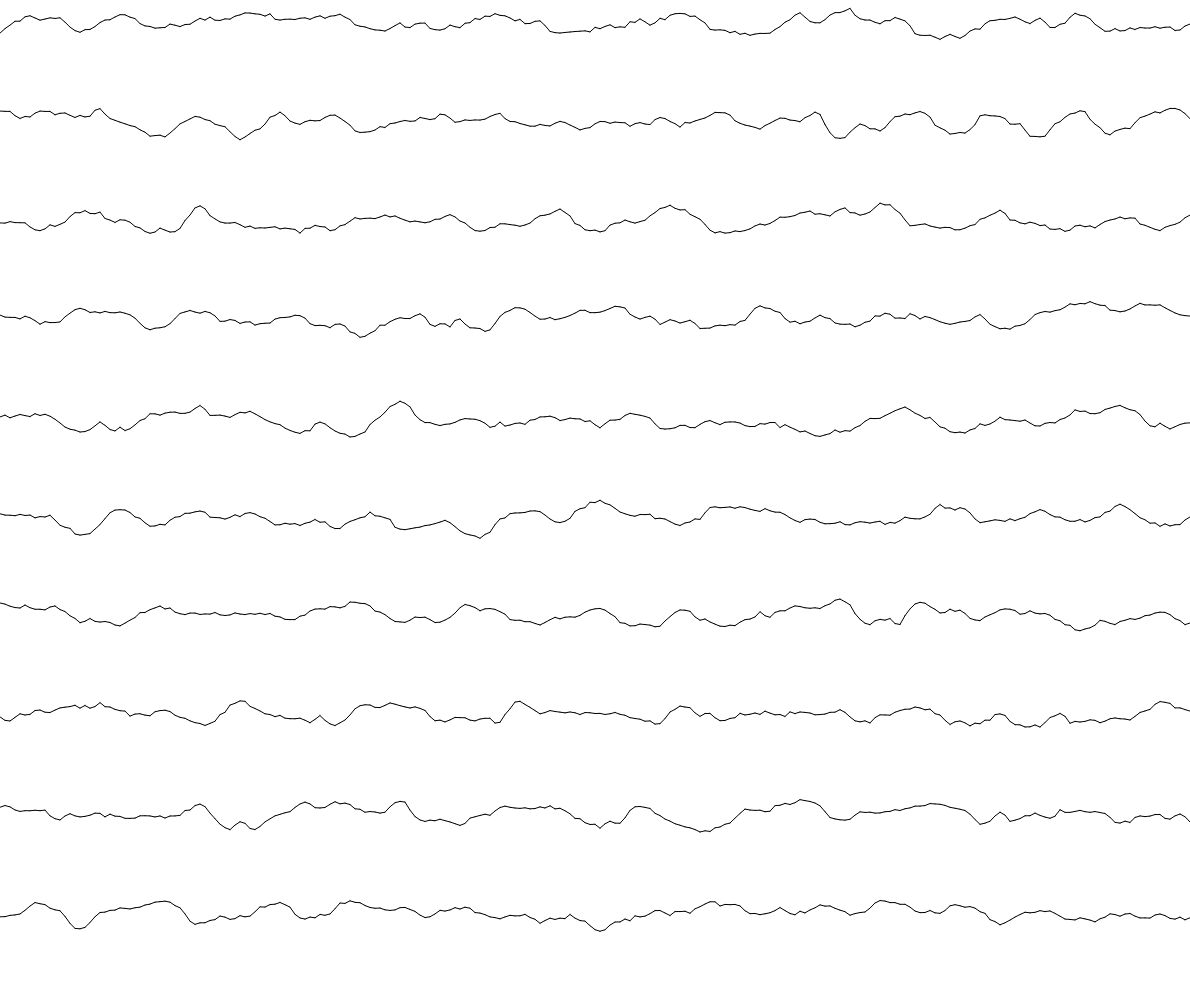
Frame 1 (no input)
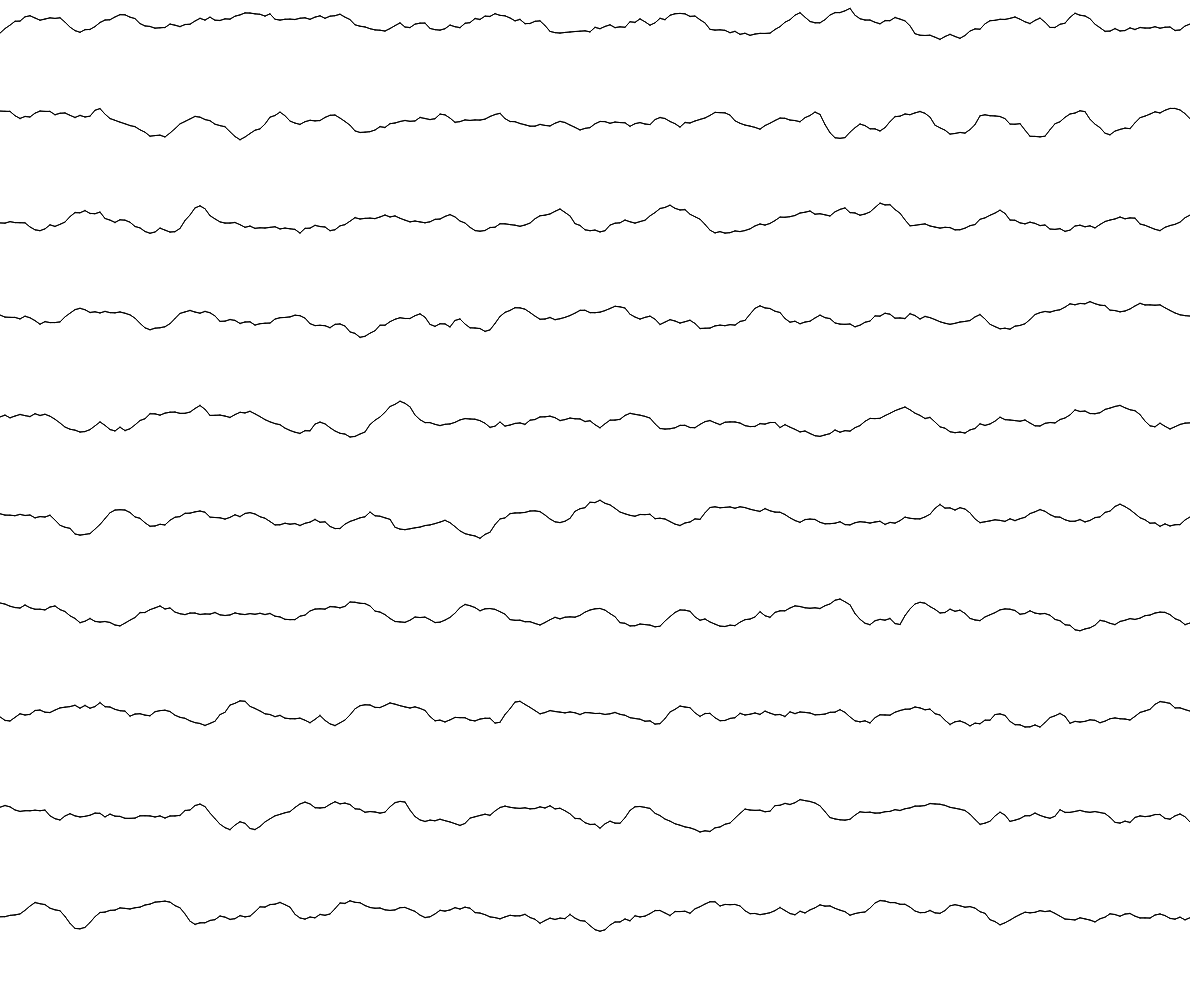
Frame 2 (the mouse pressed at the canvas centre, redrawn once)

The p5.js sketch that drew these frames (run headless with seeded random() and noise() and a simulated clock; the mouse was pressed at the canvas centre and the sketch redrawn once):

// p5.js sketch
// ── sketch.js
function setup() {
  createCanvas(windowWidth - 10, windowHeight - 10);
  noLoop();
}

function createLine(y, maxDisplacement) {
  let n = width / 5;
  let space = width / n;
  let points = [];
  for (let i = 0; i <= n; i++) {
    points.push({ x: i * 5, y: y + noise(y + i * 0.125) * maxDisplacement });
  }
  return points;
}

function draw() {
  fill("black");
  let space = height / 10;
  for (let i = 0; i <= 10; i++) {
    let linePoints = createLine(i * space, space / 2);
    for (let j = 1; j < linePoints.length; j++) {
      line(
        linePoints[j - 1].x,
        linePoints[j - 1].y,
        linePoints[j].x,
        linePoints[j].y
      );
    }
  }
}
